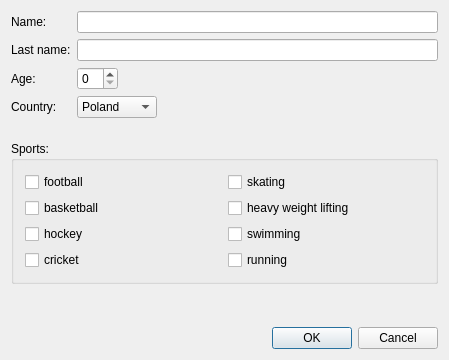
<?xml version="1.0" encoding="UTF-8"?>
<ui version="4.0">
 <class>MainWindow</class>
 <widget class="QMainWindow" name="MainWindow">
  <property name="geometry">
   <rect>
    <x>0</x>
    <y>0</y>
    <width>449</width>
    <height>360</height>
   </rect>
  </property>
  <property name="windowTitle">
   <string>My Qt Window</string>
  </property>
  <widget class="QWidget" name="centralWidget">
   <layout class="QVBoxLayout" name="verticalLayout">
    <item>
     <layout class="QFormLayout" name="formLayout">
      <property name="fieldGrowthPolicy">
       <enum>QFormLayout::ExpandingFieldsGrow</enum>
      </property>
      <item row="0" column="0">
       <widget class="QLabel" name="label">
        <property name="text">
         <string>Name:</string>
        </property>
       </widget>
      </item>
      <item row="0" column="1">
       <widget class="QLineEdit" name="lineEdit"/>
      </item>
      <item row="1" column="0">
       <widget class="QLabel" name="label_2">
        <property name="text">
         <string>Last name:</string>
        </property>
       </widget>
      </item>
      <item row="1" column="1">
       <widget class="QLineEdit" name="lineEdit_2"/>
      </item>
      <item row="2" column="0">
       <widget class="QLabel" name="label_3">
        <property name="text">
         <string>Age:</string>
        </property>
       </widget>
      </item>
      <item row="2" column="1">
       <widget class="QSpinBox" name="spinBox"/>
      </item>
      <item row="3" column="0">
       <widget class="QLabel" name="label_4">
        <property name="text">
         <string>Country:</string>
        </property>
       </widget>
      </item>
      <item row="3" column="1">
       <widget class="QComboBox" name="comboBox">
        <property name="sizeAdjustPolicy">
         <enum>QComboBox::AdjustToContentsOnFirstShow</enum>
        </property>
        <item>
         <property name="text">
          <string>Poland</string>
         </property>
        </item>
        <item>
         <property name="text">
          <string>Germany</string>
         </property>
        </item>
        <item>
         <property name="text">
          <string>England</string>
         </property>
        </item>
       </widget>
      </item>
     </layout>
    </item>
    <item>
     <spacer name="verticalSpacer_2">
      <property name="orientation">
       <enum>Qt::Vertical</enum>
      </property>
      <property name="sizeHint" stdset="0">
       <size>
        <width>20</width>
        <height>20</height>
       </size>
      </property>
     </spacer>
    </item>
    <item>
     <widget class="QGroupBox" name="groupBox">
      <property name="title">
       <string>Sports:</string>
      </property>
      <layout class="QGridLayout" name="gridLayout">
       <item row="2" column="0">
        <widget class="QCheckBox" name="checkBox_2">
         <property name="text">
          <string>basketball</string>
         </property>
        </widget>
       </item>
       <item row="3" column="0">
        <widget class="QCheckBox" name="checkBox_3">
         <property name="text">
          <string>hockey</string>
         </property>
        </widget>
       </item>
       <item row="1" column="0">
        <widget class="QCheckBox" name="checkBox">
         <property name="text">
          <string>football</string>
         </property>
        </widget>
       </item>
       <item row="4" column="0">
        <widget class="QCheckBox" name="checkBox_4">
         <property name="text">
          <string>cricket</string>
         </property>
        </widget>
       </item>
       <item row="1" column="1">
        <widget class="QCheckBox" name="checkBox_5">
         <property name="text">
          <string>skating</string>
         </property>
        </widget>
       </item>
       <item row="2" column="1">
        <widget class="QCheckBox" name="checkBox_6">
         <property name="text">
          <string>heavy weight lifting</string>
         </property>
        </widget>
       </item>
       <item row="3" column="1">
        <widget class="QCheckBox" name="checkBox_7">
         <property name="text">
          <string>swimming</string>
         </property>
        </widget>
       </item>
       <item row="4" column="1">
        <widget class="QCheckBox" name="checkBox_8">
         <property name="text">
          <string>running</string>
         </property>
        </widget>
       </item>
      </layout>
     </widget>
    </item>
    <item>
     <spacer name="verticalSpacer">
      <property name="orientation">
       <enum>Qt::Vertical</enum>
      </property>
      <property name="sizeHint" stdset="0">
       <size>
        <width>20</width>
        <height>40</height>
       </size>
      </property>
     </spacer>
    </item>
    <item>
     <widget class="QDialogButtonBox" name="buttonBox">
      <property name="standardButtons">
       <set>QDialogButtonBox::Cancel|QDialogButtonBox::Ok</set>
      </property>
     </widget>
    </item>
   </layout>
  </widget>
 </widget>
 <layoutdefault spacing="6" margin="11"/>
 <resources/>
 <connections/>
</ui>
